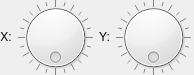
<?xml version="1.0" encoding="UTF-8"?>
<ui version="4.0">
 <class>ui::assets::studiomodel::SkyLightPanel</class>
 <widget class="QWidget" name="ui::assets::studiomodel::SkyLightPanel">
  <property name="geometry">
   <rect>
    <x>0</x>
    <y>0</y>
    <width>194</width>
    <height>75</height>
   </rect>
  </property>
  <property name="windowTitle">
   <string>Form</string>
  </property>
  <layout class="QGridLayout" name="gridLayout">
   <property name="leftMargin">
    <number>0</number>
   </property>
   <property name="topMargin">
    <number>0</number>
   </property>
   <property name="rightMargin">
    <number>0</number>
   </property>
   <property name="bottomMargin">
    <number>0</number>
   </property>
   <property name="horizontalSpacing">
    <number>6</number>
   </property>
   <property name="verticalSpacing">
    <number>0</number>
   </property>
   <item row="2" column="3">
    <widget class="QDial" name="YAngle">
     <property name="sizePolicy">
      <sizepolicy hsizetype="Fixed" vsizetype="Fixed">
       <horstretch>0</horstretch>
       <verstretch>0</verstretch>
      </sizepolicy>
     </property>
     <property name="minimumSize">
      <size>
       <width>75</width>
       <height>75</height>
      </size>
     </property>
     <property name="maximumSize">
      <size>
       <width>75</width>
       <height>75</height>
      </size>
     </property>
     <property name="maximum">
      <number>360</number>
     </property>
     <property name="wrapping">
      <bool>true</bool>
     </property>
     <property name="notchTarget">
      <double>15.000000000000000</double>
     </property>
     <property name="notchesVisible">
      <bool>true</bool>
     </property>
    </widget>
   </item>
   <item row="2" column="4">
    <spacer name="horizontalSpacer">
     <property name="orientation">
      <enum>Qt::Horizontal</enum>
     </property>
     <property name="sizeHint" stdset="0">
      <size>
       <width>0</width>
       <height>20</height>
      </size>
     </property>
    </spacer>
   </item>
   <item row="2" column="0">
    <widget class="QLabel" name="label">
     <property name="sizePolicy">
      <sizepolicy hsizetype="Preferred" vsizetype="Fixed">
       <horstretch>0</horstretch>
       <verstretch>0</verstretch>
      </sizepolicy>
     </property>
     <property name="text">
      <string>X:</string>
     </property>
     <property name="alignment">
      <set>Qt::AlignCenter</set>
     </property>
    </widget>
   </item>
   <item row="3" column="1">
    <spacer name="verticalSpacer">
     <property name="orientation">
      <enum>Qt::Vertical</enum>
     </property>
     <property name="sizeHint" stdset="0">
      <size>
       <width>20</width>
       <height>0</height>
      </size>
     </property>
    </spacer>
   </item>
   <item row="2" column="1">
    <widget class="QDial" name="XAngle">
     <property name="sizePolicy">
      <sizepolicy hsizetype="Fixed" vsizetype="Fixed">
       <horstretch>0</horstretch>
       <verstretch>0</verstretch>
      </sizepolicy>
     </property>
     <property name="minimumSize">
      <size>
       <width>75</width>
       <height>75</height>
      </size>
     </property>
     <property name="maximumSize">
      <size>
       <width>75</width>
       <height>75</height>
      </size>
     </property>
     <property name="maximum">
      <number>360</number>
     </property>
     <property name="wrapping">
      <bool>true</bool>
     </property>
     <property name="notchTarget">
      <double>15.000000000000000</double>
     </property>
     <property name="notchesVisible">
      <bool>true</bool>
     </property>
    </widget>
   </item>
   <item row="2" column="2">
    <widget class="QLabel" name="label_2">
     <property name="sizePolicy">
      <sizepolicy hsizetype="Preferred" vsizetype="Fixed">
       <horstretch>0</horstretch>
       <verstretch>0</verstretch>
      </sizepolicy>
     </property>
     <property name="text">
      <string>Y:</string>
     </property>
     <property name="alignment">
      <set>Qt::AlignCenter</set>
     </property>
    </widget>
   </item>
  </layout>
 </widget>
 <resources/>
 <connections/>
</ui>
